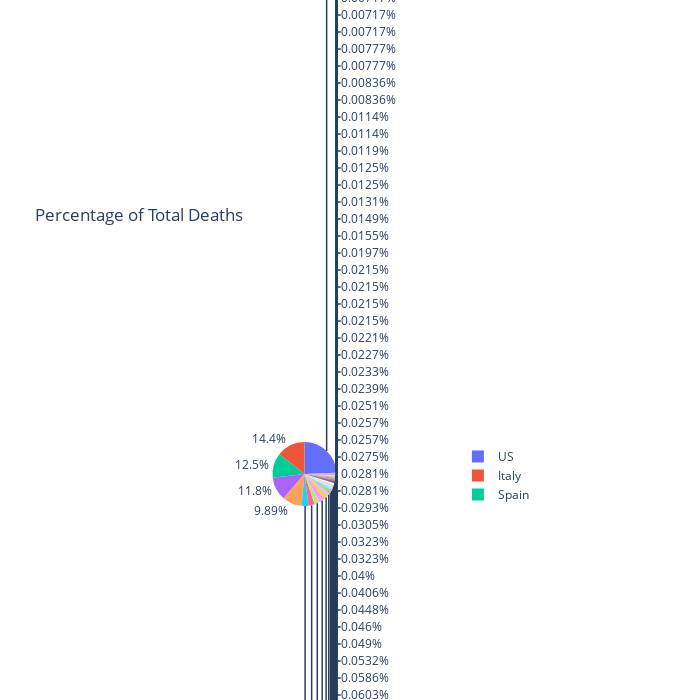

Here is the notebook cell this chart was saved with:
### Markdown cell above
#Percentage of the world total deaths of each country
>The information used is from the previous day

### Code cell
fig = px.pie(sorted_country_df, names='country_region', values='deaths', title='Percentage of Total Deaths', width=700, height=700)
fig.show();

### Figure 1 — Plotly figure (JSON) as saved in the notebook; plotly's stock layout.template omitted (floating-point values rounded to 4 significant figures; data arrays with more than 128 entries replaced by an {"elided": "..."} marker saying what was removed)
{"data": [{"domain": {"x": [0, 1], "y": [0, 1]}, "hovertemplate": "country_region=%{label}<br>deaths=%{value}<extra></extra>", "labels": {"elided": "185 str values"}, "legendgroup": "", "name": "", "showlegend": true, "type": "pie", "values": {"elided": "185 int values"}}], "layout": {"height": 700, "legend": {"tracegroupgap": 0}, "title": {"text": "Percentage of Total Deaths"}, "width": 700}}
